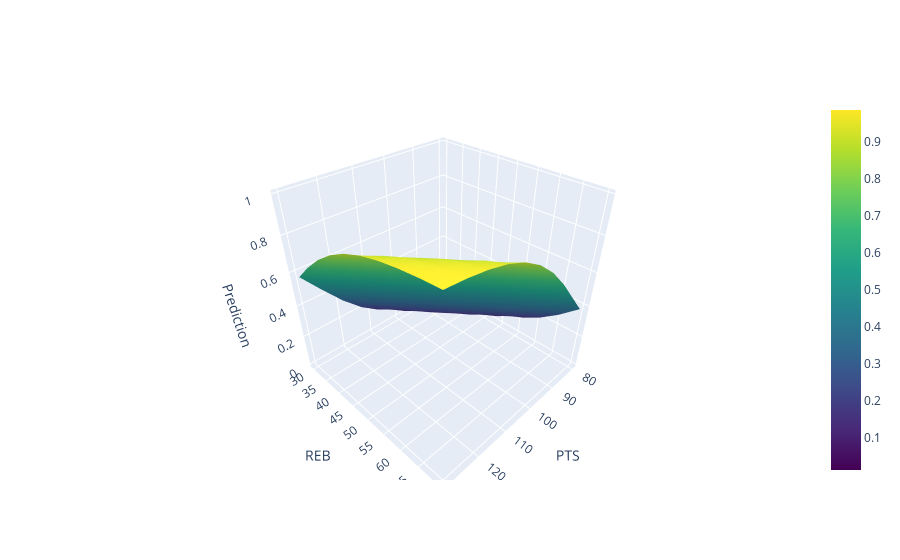

Here is the notebook cell this chart was saved with:
### Code cell
import plotly
import plotly.graph_objs as go

surface = go.Surface(x = xx, y = yy, z = p_win, colorscale='Viridis')
surface_fig = go.Figure(data=[surface])

surface_fig.update_layout(scene = dict(
                    xaxis_title='PTS',
                    yaxis_title='REB',
                    zaxis_title='Prediction'))


plotly.offline.iplot(surface_fig)
